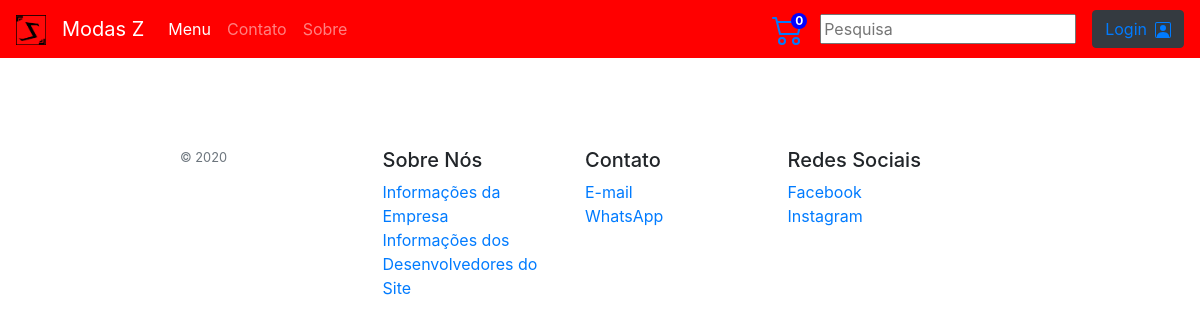
Before: / with the older database file.
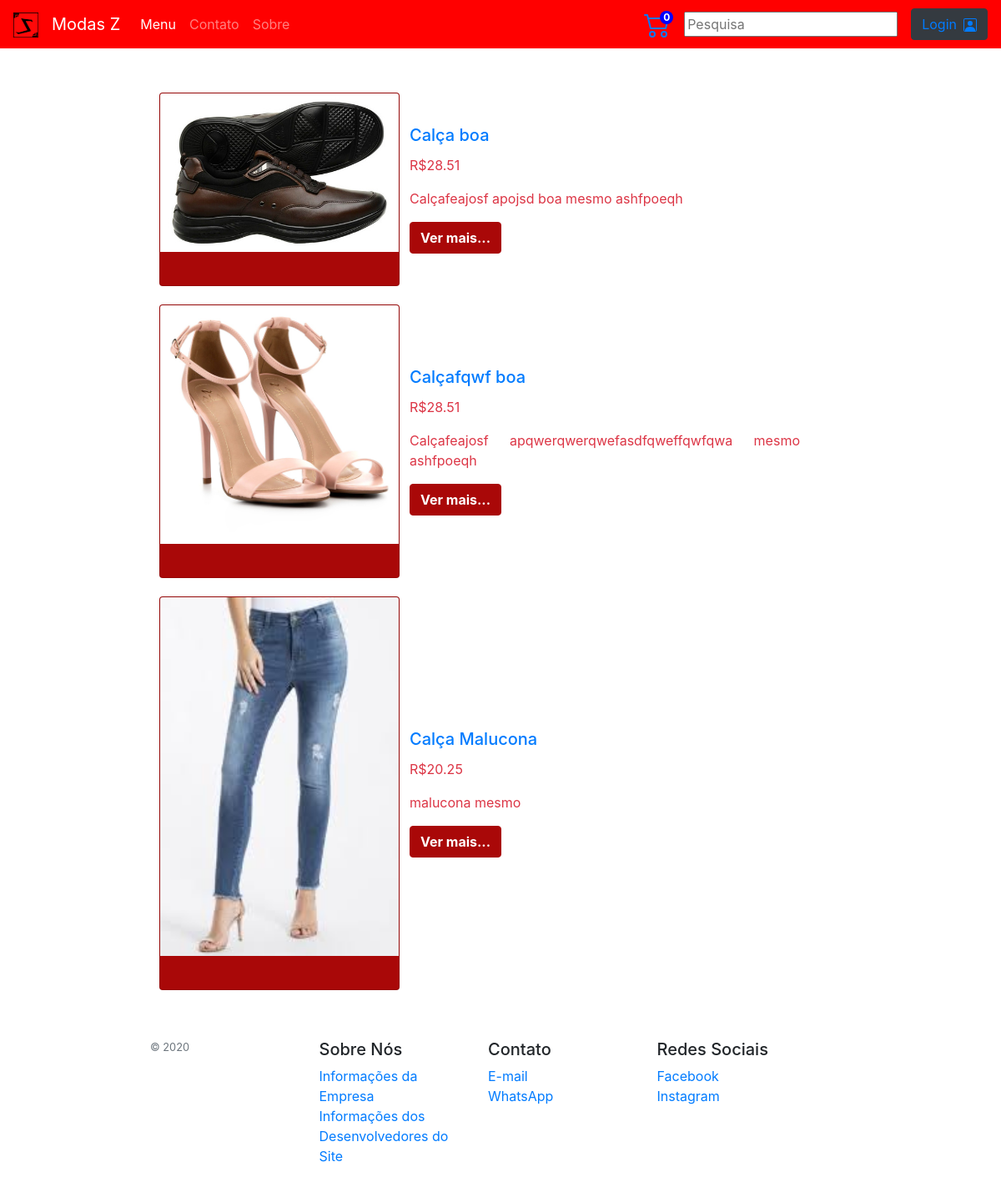
After: the same page with the newer database file.
### tables this page shows
CREATE TABLE `produtos` (
  `id` int(11) NOT NULL,
  `nome` varchar(300) NOT NULL,
  `anoLancamento` year(4) NOT NULL,
  `descricaoM` varchar(600) NOT NULL,
  `preco` double NOT NULL,
  `qtd` int(11) NOT NULL,
  `ntp` int(11) NOT NULL,
  `tamanho` varchar(300) NOT NULL,
  `foto` varchar(100) NOT NULL,
  `descricaoP` varchar(10000) NOT NULL
);

### index.php (the view, shortened to what this page needs)
<?php
  include('conexao.php');
  if (isset($_SESSION['email']))
  {
    $logado = $_SESSION['email'];
    $script = 'SELECT * FROM usuarios WHERE email = "' . $logado . '"';
    $consulta = $conexao->query($script);
    $linha = $consulta->fetch_array(MYSQLI_ASSOC);
    $nome = $linha['nome'];
    $adm = $linha['adm'];
    if (isset($_SESSION['nItensCarrinho'])) {
      $nItensCarrinho = $_SESSION['nItensCarrinho'];
    } else {
      $_SESSION['nItensCarrinho'] = 0;
      $nItensCarrinho = $_SESSION['nItensCarrinho'];
    }
  } else {
    $nItensCarrinho = $_SESSION['nItensCarrinho'];
  }
?>
<!DOCTYPE html>
<html>
<head>
  <link rel="stylesheet" type="text/css" href="CSS/bootstrap.min.css">
  <link rel="stylesheet" type="text/css" href="CSS/my.css">
</head>
<body>
<nav class="navbar navbar-expand-lg navbar-dark navbar-sm fixed-top">
  <a class="navbar-brand" title="Menu"  href="index.php">
    <img src="Img/Logo.png" width="30" height="30" alt="">
  </a>
  <a class="navbar-brand" title="Menu" href="index.php">Modas Z</a>
  <div class="collapse navbar-collapse" id="navbarSupportedContent">
    <ul class="navbar-nav mr-auto">
      <li class="nav-item active">
        <a class="nav-link " href="index.php">Menu<span class="sr-only"></span></a>
      </li>
      <li class="nav-item">
        <a class="nav-link " href="contato.php" tabindex="-1">Contato</a>
      </li>
      <li class="nav-item">
        <a class="nav-link " href="sobre.php" tabindex="-2">Sobre</a>
      </li>
    </ul>
    <a href="carrinho.php" class="mr-3"><span class="numItensCarrinho" name="numItensCarrinho"><?php echo $nItensCarrinho; ?></span></a>
      <form class="form-inline my-2 my-lg-0 mr-3">
        <input type="text" id="myInput" onkeyup="myFunction()" placeholder="Pesquisa" title="Type in a name">
      </form>
      <?php
      if (isset($_SESSION['email'])) {
        echo '
        <div class="dropdown show" style="margin-right: 65px;">
          <a class="text-light dropdown-toggle font-weight-bold" href="#" role="button" id="dropdownMenuLink" data-toggle="dropdown" aria-haspopup="true" aria-expanded="false">
            ' . $nome . '
          </a>
          <div class="dropdown-menu" aria-labelledby="dropdownMenuLink" style="background-color: red;">
            <a class="dropdown-item" href="usuario.php">Meus Dados</a>
            <a class="dropdown-item" id="deletarConta" href="deletarConta.php">Deletar Conta</a>
            <a class="dropdown-item" href="logout.php">Logout</a>
          </div>
        </div>';
      } else {
        echo '
        <button type="button" class="btn btn-dark"><a href="login.php">Login<svg width="1em" height="1em" viewBox="0 0 16 16" class="bi bi-person-square ml-2" fill="currentColor" xmlns="http://www.w3.org/2000/svg">
        <path fill-rule="evenodd" d="M14 1H2a1 1 0 0 0-1 1v12a1 1 0 0 0 1 1h12a1 1 0 0 0 1-1V2a1 1 0 0 0-1-1zM2 0a2 2 0 0 0-2 2v12a2 2 0 0 0 2 2h12a2 2 0 0 0 2-2V2a2 2 0 0 0-2-2H2z"/>
        <path fill-rule="evenodd" d="M2 15v-1c0-1 1-4 6-4s6 3 6 4v1H2zm6-6a3 3 0 1 0 0-6 3 3 0 0 0 0 6z"/>
      </svg></a></button>';
      }
      ?>
    </div>
  </nav>
  <?php
  $script = "SELECT * FROM produtos";
  $consulta = $conexao->query($script);
  if (!$consulta) {
    echo "Deu erro!";
    echo $conexao->error;
  } else {
    $total = $consulta->num_rows;
    if ($total > 0) {
      echo '
      <table>
        <tbody id="myTable">';
      while ($linha = $consulta->fetch_array(MYSQLI_ASSOC)) {
        $id = $linha['id'];
        $nome = $linha['nome'];
        $descricaoMenu = $linha['descricaoM'];
        $foto = $linha['foto'];
        $valor=$linha['preco'];
  echo '
      <tr>
        <td>
          <div class="card" style="width: 18rem; margin: 10px;">
            <img class="card-img-top" src="' . $foto . '" alt="Card image cap">
            <div class="card-body">
            </div>
          </div>
        </td>
        <td>
          <h5 class="card-title text-primary text-justify">' . $nome . '</h5>
           <p class="card-text text-danger text-justify">R$' . $valor . '</p>
          <p class="card-text text-danger text-justify">' . $descricaoMenu . '</p>
          <button type="button" class="btn darkmode-ignore btnVerMais"><a href="paginaProduto.php?id=' . $id . '" name="1">Ver mais...</a></button>
        </td>
      </tr>'; }
    echo '
      </tbody>
    </table>'; }}
  ?>
  <footer class=" py-5">
    <div class="row">
      <div class="col- col-12 col-md">
        <small class="d-block mb-3 text-muted">&copy; 2020</small>
      </div>
      <div class="col- col-6 col-md">
        <h5>Sobre Nós</h5>
        <ul class="list-unstyled text-small">
          <li><a href="sobre.php#SD">Informações da Empresa</a></li>
          <li><a href="sobre.php">Informações dos Desenvolvedores do Site</a></li>
        </ul>
      </div>
      <div class="col- col-6 col-md">
        <h5>Contato</h5>
        <ul class="list-unstyled text-small">
          <li><a href="contato.php">E-mail</a></li>
          <li><a href="contato.php#SD">WhatsApp</a></li>
        </ul>
      </div>
      <div class="col- col-6 col-md">
        <h5>Redes Sociais</h5>
        <ul class="list-unstyled text-small">
          <li><a target="_blank" href="https://www.facebook.com">Facebook</a></li>
          <li><a target="_blank" href="https://www.instagram.com/modaz">Instagram</a></li>
        </ul>
      </div>
    </div>
  </footer>
  </body>
  </html>

### CSS/my.css (style rules this page uses)
.navbar { background-color: red; }
body { margin: 100px 20% 0 15%; }
.card { background-color: #A90808; }
a:link { text-decoration: none; }
.numItensCarrinho { position: fixed; margin-left: -13px; line-height: 1rem; height: 1rem; width: 1rem; -webkit-border-radius: 1rem; border-radius: 3rem; background-color: blue; color: #fff; font-size: .75rem; font-weight: 700; z-index: 1; text-align: center; }
.btnVerMais { background-color: #A90808; border-color: #A90808; }
.btnVerMais a { color: white; font-weight: bold; }

Changed rows visible on the page:
added produtos: foto (picture), nome "Calça boa", preco "28.51", descricaoM "Calçafeajosf apojsd boa mesmo ashfpoeqh"
added produtos: foto (picture), nome "Calçafqwf boa", preco "28.51", descricaoM "Calçafeajosf apqwerqwerqwefasdfqweffqwfqwa mesmo ashfpoeqh"
added produtos: foto (picture), nome "Calça Malucona", preco "20.25", descricaoM "malucona mesmo"
